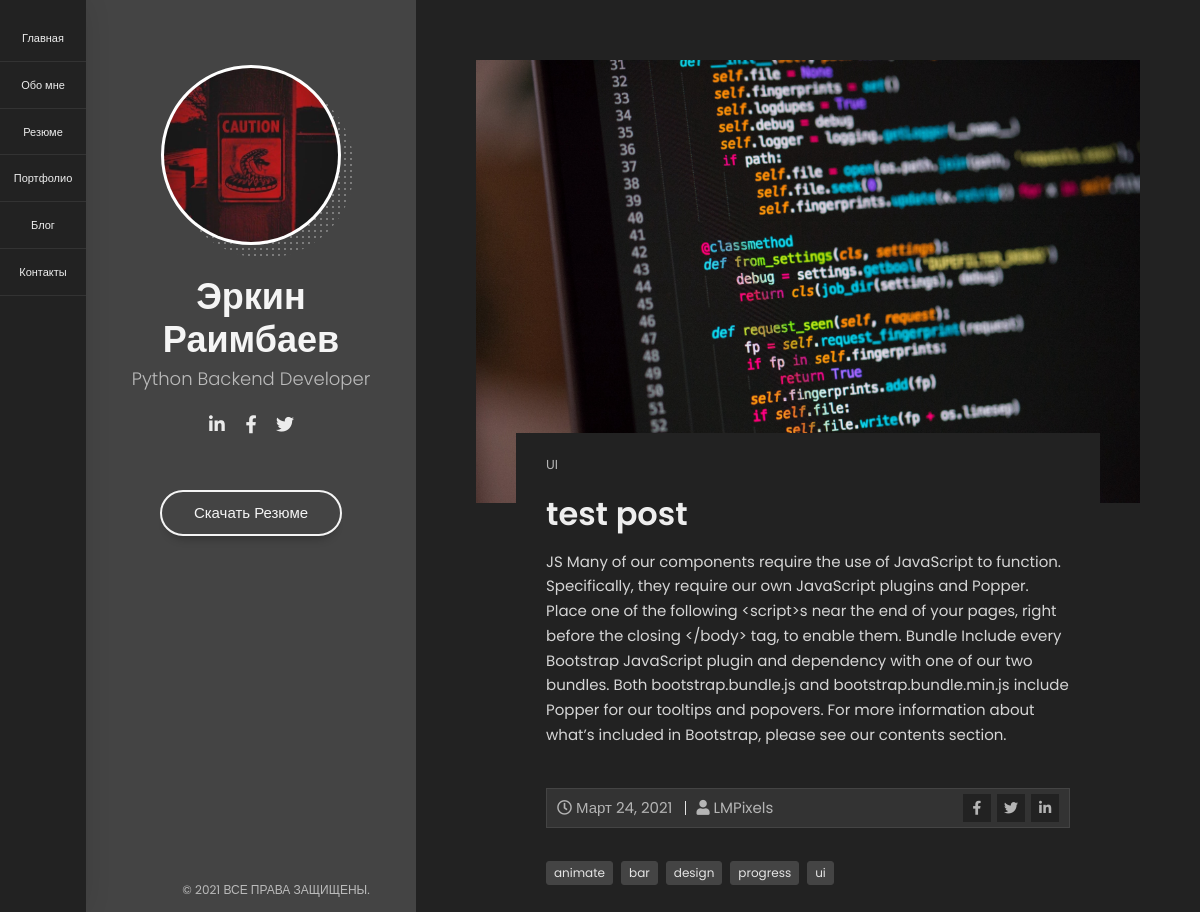
Screenshot of //test-post/ with the database file from the repository.
### portfolio/models.py (models this page shows, shortened)
class Post(models.Model):
    title = models.CharField(max_length=200)
    slug = models.SlugField(unique=True)
    image = models.ImageField(upload_to="blog/%Y%m%d")
    body = models.TextField()
    publish = models.DateField()

### portfolio/views.py (the view)
# urls.py: path('/<slug:slug>/', detail, name='blog_detail')
def detail(request, slug):
    post = get_object_or_404(Post, slug=slug)
    return render(request, 'blog-post-1.html', {'post': post})

### portfolio/templates/blog-post-1.html (shortened to what this page needs)
{% extends 'base.html' %}
{% load static %}
{% block content %}
          <div class="content-area single-page-area">
            <div class="single-page-content">
              <article class="post">
                <div class="post-thumbnail">
                  <img src="/media/{{ post.image }}" alt="image">
                </div>
                <div class="post-content">
                  <header class="entry-header">
                    <div class="entry-meta entry-meta-top">
                      <span><a href="blog-post-1.html#" rel="category tag">UI</a></span>
                    </div>
                    <h2 class="entry-title">{{ post.title }}</h2>
                  </header>
                  <div class="entry-content">
                    <div class="row">
                      <div class=" col-xs-12 col-sm-12 ">
                        <div class="col-inner">
                          <p>{{ post.body }}</p>
                        </div>
                      </div>
                    </div>
                  </div>
                  <div class="entry-meta entry-meta-bottom">
                    <div class="date-author">
                      <span class="entry-date">
                        <a href="{{ blog.get_absolute_url }}" rel="bookmark">
                          <i class="far fa-clock"></i> <span class="entry-date">{{ post.publish }}</span>
                        </a>
                      </span>
                      <span class="author vcard">
                        <a class="url fn n" href="blog-post-1.html#" rel="author"> <i class="fas fa-user"></i> LMPixels</a>
                      </span>
                    </div>
                    <div class="entry-share btn-group share-buttons">
                      <a href="blog-post-1.html#" onclick="javascript:window.open(this.href, '', 'menubar=no,toolbar=no,resizable=yes,scrollbars=yes,height=300,width=600');return false;" class="btn" target="_blank" title="Share on Facebook">
                        <i class="fab fa-facebook-f"></i>
                      </a>
                      <a href="blog-post-1.html#" onclick="javascript:window.open(this.href, '', 'menubar=no,toolbar=no,resizable=yes,scrollbars=yes,height=300,width=600');return false;" class="btn" target="_blank" title="Share on Twitter">
                        <i class="fab fa-twitter"></i>
                      </a>
                      <a href="blog-post-1.html#" onclick="javascript:window.open(this.href,'', 'menubar=no,toolbar=no,resizable=yes,scrollbars=yes,height=600,width=600');return false;" class="btn" title="Share on LinkedIn">
                        <i class="fab fa-linkedin-in"></i>
                      </a>
                    </div>
                  </div>
                  <div class="post-tags">
                    <div class="tags">
                      <a href="blog-post-1.html#" rel="tag">animate</a>
                      <a href="blog-post-1.html#" rel="tag">bar</a>
                      <a href="blog-post-1.html#" rel="tag">design</a>
                      <a href="blog-post-1.html#" rel="tag">progress</a>
                      <a href="blog-post-1.html#" rel="tag">ui</a>
                    </div>
                  </div>
                </div>
              </article>
            </div>
          </div>
      </div>
    </div>
{% endblock %}

### portfolio/templates/base.html (shortened to what this page needs)
{% load static %}
<!DOCTYPE html>
<html lang="en" class="no-js">
  <head>
    <link rel="stylesheet" href="https://cdn.linearicons.com/free/1.0.0/icon-font.min.css">
    <link href="https://cdn.jsdelivr.net/npm/bootstrap@5.0.0-beta3/dist/css/bootstrap.min.css" rel="stylesheet">
    <link rel="stylesheet" href="https://pro.fontawesome.com/releases/v5.10.0/css/all.css"/>
    <link rel="stylesheet" href="{% static 'css/reset.css' %}" type="text/css">
    <link rel="stylesheet" href="{% static 'css/bootstrap-grid.min.css' %}" type="text/css">
    <link rel="stylesheet" href="{% static 'css/animations.css' %}" type="text/css">
    <link rel="stylesheet" href="{% static 'css/perfect-scrollbar.css' %}" type="text/css">
    <link rel="stylesheet" href="{% static 'css/owl.carousel.css' %}" type="text/css">
    <link rel="stylesheet" href="{% static 'css/magnific-popup.css' %}" type="text/css">
    <link rel="stylesheet" href="{% static 'css/main.css' %}" type="text/css">
  </head>
  <body>
    <div class="page">
      <div class="page-content">
          <header id="site_header" class="header mobile-menu-hide">
            <div class="header-content">
              <div class="header-photo">
                <img src="{% static 'img/main_photo.jpg' %}" alt="Alex Smith">
              </div>
              <div class="header-titles">
                <h2>Эркин Раимбаев</h2>
                <h4>Python Backend Developer</h4>
              </div>
            </div>
            <ul class="main-menu">
              <li class="active">
                <a href="{% url 'index' %}#home" class="nav-anim">
                  <span class="link-text">Главная</span>
                </a>
              </li>
              <li>
                <a href="{% url 'index' %}#about-me" class="nav-anim">
                  <span class="link-text">Обо мне</span>
                </a>
              </li>
              <li>
                <a href="{% url 'index' %}#resume" class="nav-anim">
                  <span class="link-text">Резюме</span>
                </a>
              </li>
              <li>
                <a href="{% url 'index' %}#portfolio" class="nav-anim">
                  <span class="link-text">Портфолио</span>
                </a>
              </li>
              <li>
                <a href="{% url 'index' %}#blog" class="nav-anim">
                  <span class="link-text">Блог</span>
                </a>
              </li>
              <li>
                <a href="{% url 'index' %}#contact" class="nav-anim">
                  <span class="link-text">Контакты</span>
                </a>
              </li>
            </ul>
            <div class="social-links">
              <ul>
                <li><a href="index.html#" target="_blank"><i class="fab fa-linkedin-in"></i></a></li>
                <li><a href="index.html#" target="_blank"><i class="fab fa-facebook-f"></i></a></li>
                <li><a href="index.html#" target="_blank"><i class="fab fa-twitter"></i></a></li>
              </ul>
            </div>
            <div class="header-buttons">
              <a href="index.html#" target="_blank" class="btn btn-primary">Скачать Резюме</a>
            </div>
            <div class="copyrights">© 2021 ВСЕ ПРАВА ЗАЩИЩЕНЫ.</div>
          </header>
          {% block content %}
          {% endblock %}
  </body>
</html>

### portfolio/static/css/perfect-scrollbar.css (style rules this page uses)
.ps { -ms-touch-action:auto;touch-action:auto;overflow:hidden!important;-ms-overflow-style:none }

### rows the page displays
Post: image (picture), title "test post", body "JS Many of our components require the use of JavaScript to function. Specifically, they require our own JavaScript plugins and Popper. Place one of the following <script>s near the end of your pages, right before the closing </body> tag, to enable them. Bundle Include every Bootstrap JavaScript plugin and dependency with one of our two bundles. Both bootstrap.bundle.js and bootstrap.bundle.min.js include Popper for our tooltips and popovers. For more information about what’s included in Bootstrap, please see our contents section.", publish "Март 24, 2021"
